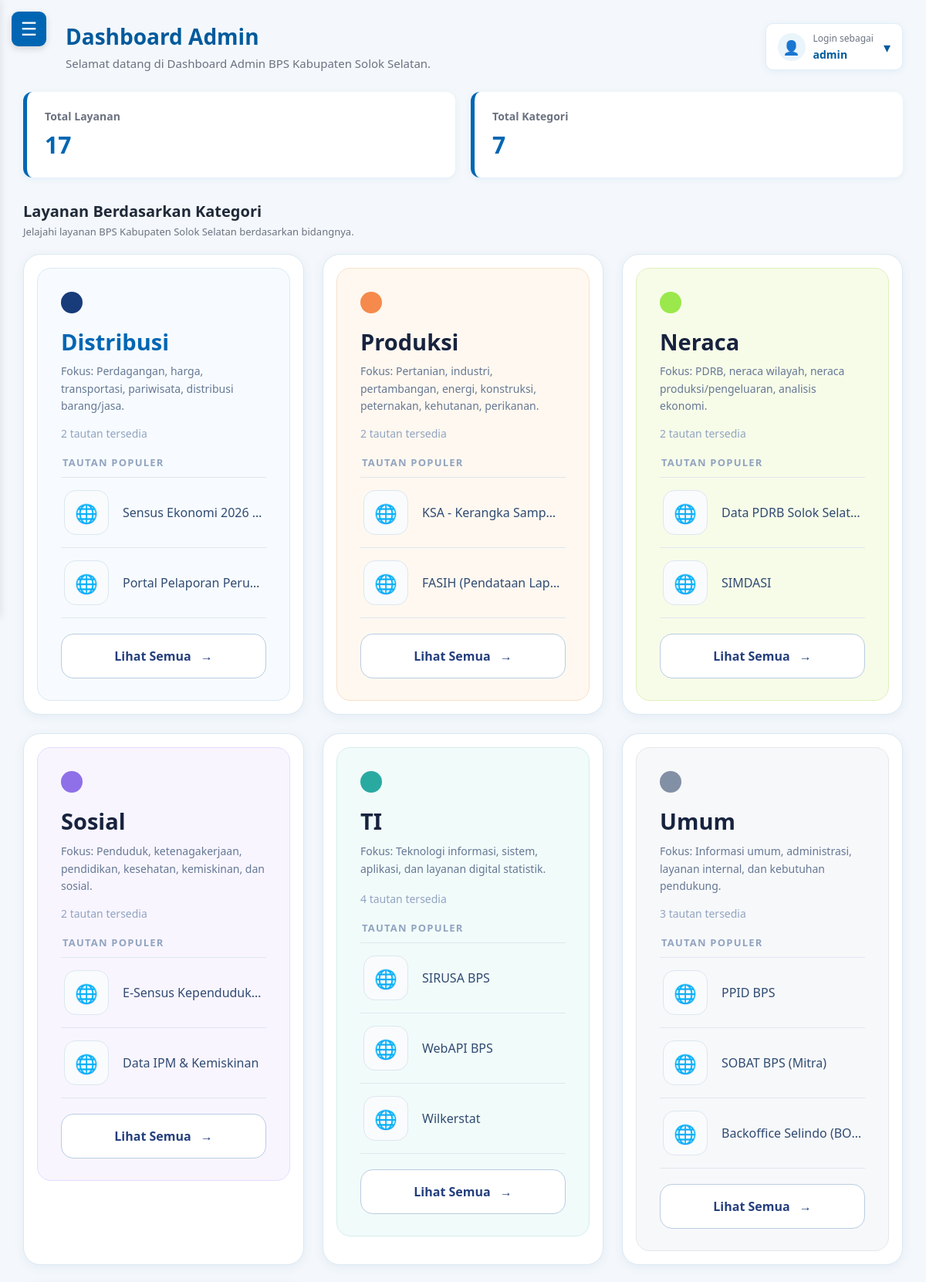
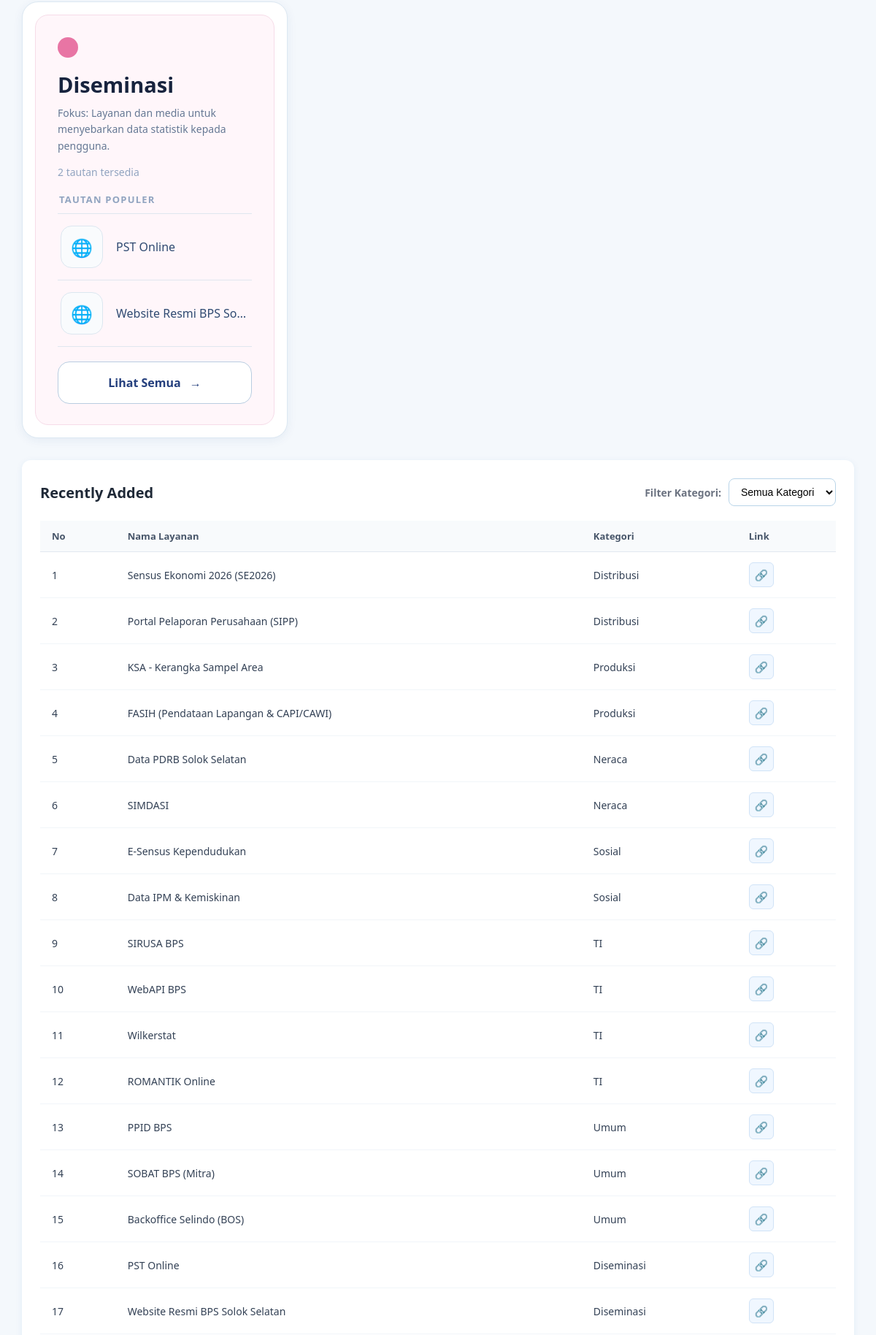
The page /public/index.php (signed in, upper part) on the database its author committed (2 pictures, top to bottom).
### tables this page shows
CREATE TABLE IF NOT EXISTS `kategori` (
  `id_kategori` int(11) NOT NULL AUTO_INCREMENT,
  `nama_kategori` varchar(100) NOT NULL,
  `deskripsi` text DEFAULT NULL,
  PRIMARY KEY (`id_kategori`),
  UNIQUE KEY `idx_nama_kategori` (`nama_kategori`)
);

CREATE TABLE IF NOT EXISTS `layanan` (
  `id_layanan` int(11) NOT NULL AUTO_INCREMENT,
  `id_kategori` int(11) NOT NULL,
  `akses` enum('Internal','Public') NOT NULL DEFAULT 'Public',
  `vpn` enum('Yes','No') NOT NULL DEFAULT 'No',
  `nama_layanan` varchar(200) NOT NULL,
  `deskripsi_layanan` text DEFAULT NULL,
  `url` varchar(500) DEFAULT NULL,
  `logo` varchar(255) DEFAULT NULL,
  `keyword` varchar(255) DEFAULT NULL,
  PRIMARY KEY (`id_layanan`),
  KEY `fk_layanan_kategori` (`id_kategori`),
  CONSTRAINT `fk_layanan_kategori` FOREIGN KEY (`id_kategori`) 
    REFERENCES `kategori` (`id_kategori`) 
    ON DELETE RESTRICT ON UPDATE CASCADE
);

### public/index.php (the view, shortened to what this page needs)
<?php
require_once '../config/config.php';
$admin_username = $_SESSION['admin_username'] ?? 'Admin';
$stmt_layanan = $conn->query("
    SELECT
        l.id_layanan,
        l.id_kategori,
        l.nama_layanan,
        l.url,
        l.logo,
        k.nama_kategori
    FROM layanan l
    LEFT JOIN kategori k
        ON l.id_kategori = k.id_kategori
    ORDER BY l.id_kategori ASC, l.id_layanan DESC
");
$layanan_terbaru = $stmt_layanan->fetchAll(PDO::FETCH_ASSOC);
$total_layanan = count($layanan_terbaru);
$stmt_kategori = $conn->query("
    SELECT
        k.id_kategori,
        k.nama_kategori,
        COUNT(l.id_layanan) AS jumlah_layanan
    FROM kategori k
    LEFT JOIN layanan l
        ON k.id_kategori = l.id_kategori
    GROUP BY
        k.id_kategori,
        k.nama_kategori
    ORDER BY k.id_kategori ASC
");
$data_kategori = $stmt_kategori->fetchAll(PDO::FETCH_ASSOC);
$total_kategori = count($data_kategori);
$deskripsi_kategori = [
    'Distribusi' =>
        'Perdagangan, harga, transportasi, pariwisata, distribusi barang/jasa.',
    'Produksi' =>
        'Pertanian, industri, pertambangan, energi, konstruksi, peternakan, kehutanan, perikanan.',
    'Neraca' =>
        'PDRB, neraca wilayah, neraca produksi/pengeluaran, analisis ekonomi.',
    'Sosial' =>
        'Penduduk, ketenagakerjaan, pendidikan, kesehatan, kemiskinan, dan sosial.',
    'TI' =>
        'Teknologi informasi, sistem, aplikasi, dan layanan digital statistik.',
    'Umum' =>
        'Informasi umum, administrasi, layanan internal, dan kebutuhan pendukung.',
    'Diseminasi' =>
        'Layanan dan media untuk menyebarkan data statistik kepada pengguna.'
];
$kelas_warna = [
    'blue',
    'orange',
    'green',
    'purple',
    'teal',
    'gray',
    'pink'
];
$layanan_per_kategori = [];
foreach ($data_kategori as $kategori) {
    $layanan_per_kategori[
        (int) $kategori['id_kategori']
    ] = [];
}
foreach ($layanan_terbaru as $item) {
    $id_kategori = (int) $item['id_kategori'];
    $layanan_per_kategori[$id_kategori][] = $item;
}
?>
<!DOCTYPE html>
<html lang="id">
<head>
</head>
<body>
<button
    type="button"
    class="mobile-menu-button"
    id="mobileMenuButton"
    onclick="openSidebar()"
    aria-label="Buka menu"
>
    ☰
</button>
<main
    class="main"
    id="mainContent"
>
    <div class="header">
        <div class="header-top">
            <div class="header-left">
                <h1>
                    Dashboard Admin
                </h1>
                <p>
                    Selamat datang di Dashboard Admin BPS Kabupaten Solok Selatan.
                </p>
            </div>
            <div class="admin-dropdown">
                <button
                    type="button"
                    class="admin-status"
                    onclick="toggleAdminMenu()"
                >
                    <div class="admin-icon">
                        👤
                    </div>
                    <div class="admin-info">
                        <span class="admin-label">
                            Login sebagai
                        </span>
                        <span class="admin-name">
                            <?= htmlspecialchars($admin_username); ?>
                        </span>
                    </div>
                    <span class="dropdown-arrow">
                        ▾
                    </span>
                </button>
            </div>
        </div>
    </div>
    <div class="cards">
        <div class="card">
            <h3>
                Total Layanan
            </h3>
            <div class="number">
                <?= $total_layanan; ?>
            </div>
        </div>
        <div class="card">
            <h3>
                Total Kategori
            </h3>
            <div class="number">
                <?= $total_kategori; ?>
            </div>
        </div>
    </div>
    <div class="section-heading">
        <div>
            <h2>
                Layanan Berdasarkan Kategori
            </h2>
            <p>
                Jelajahi layanan BPS Kabupaten Solok Selatan berdasarkan bidangnya.
            </p>
        </div>
    </div>
    <div class="category-grid">
        <?php foreach ($data_kategori as $index => $kategori): ?>
            <?php
            $id =
                (int) $kategori['id_kategori'];
            $nama =
                $kategori['nama_kategori'];
            $items =
                $layanan_per_kategori[$id]
                ?? [];
            $kelas =
                $kelas_warna[
                    $index %
                    count($kelas_warna)
                ];
            $deskripsi =
                $deskripsi_kategori[$nama]
                ??
                'Kumpulan layanan statistik dan informasi BPS berdasarkan kategori ini.';
            ?>
            <article
                class="
                    category-card
                    <?= htmlspecialchars($kelas); ?>
                "
            >
                <div class="category-inner">
                    <div class="category-top">
                        <span
                            class="category-dot"
                        ></span>
                    </div>
                    <div
                        class="
                            category-name
                            <?= htmlspecialchars($kelas); ?>
                        "
                    >
                        <?= htmlspecialchars($nama); ?>
                    </div>
                    <div class="category-focus">
                        Fokus:
                        <?= htmlspecialchars($deskripsi); ?>
                    </div>
                    <div class="category-count">
                        <?= count($items); ?>
                        tautan tersedia
                    </div>
                    <div class="popular-label">
                        Tautan Populer
                    </div>
                    <div class="popular-list">
                        <?php if (!$items): ?>
                            <div class="popular-item">
                                <span class="service-name">
                                    Belum ada layanan.
                                </span>
                            </div>
                        <?php else: ?>
                            <?php
                            foreach (
                                array_slice(
                                    $items,
                                    0,
                                    3
                                )
                                as $item
                            ):
                            ?>
                                <div class="popular-item">
                                    <span class="service-icon">
                                        🌐
                                    </span>
                                    <span class="service-name">
                                        <?= htmlspecialchars(
                                            $item['nama_layanan']
                                        ); ?>
                                    </span>
                                </div>
                            <?php endforeach; ?>
                        <?php endif; ?>
                    </div>
                    <button
                        type="button"
                        class="view-all"
                        onclick="
                            openCategoryModal(
                                <?= $id; ?>
                            )
                        "
                    >
                        Lihat Semua
                        <span>
                            →
                        </span>
                    </button>
                </div>
            </article>
        <?php endforeach; ?>
    </div>
    <div class="table-card">
        <div class="table-header">
            <h2 style="margin: 0; color: #1f2937; font-size: 20px;">Recently Added</h2>
            <div class="filter-container">
                <label for="kategori">
                    Filter Kategori:
                </label>
                <select
                    id="kategori"
                    class="filter-select"
                    onchange="filterKategori(this.value)"
                >
                    <option value="">
                        Semua Kategori
                    </option>
                </select>
            </div>
        </div>
        <?php
        $jumlah_tampil = 0;
        foreach ($layanan_terbaru as $item):
            $jumlah_tampil++;
        endforeach;
        ?>
        <?php if ($jumlah_tampil == 0): ?>
            <div class="empty">
                Tidak ada layanan pada kategori yang dipilih.
            </div>
        <?php else: ?>
            <div class="table-wrapper">
                <table>
                    <thead>
                        <tr>
                            <th>No</th>
                            <th>Nama Layanan</th>
                            <th>Kategori</th>
                            <th>Link</th>
                        </tr>
                    </thead>
                    <tbody>
                    <?php $no = 1; ?>
                    <?php foreach ($layanan_terbaru as $item): ?>
                        <tr>
                            <td>
                                <?= $no++; ?>
                            </td>
                            <td>
                                <?= htmlspecialchars($item['nama_layanan']); ?>
                            </td>
                            <td>
                                <?= htmlspecialchars($item['nama_kategori'] ?? '-'); ?>
                            </td>
                            <td>
                                <?php if (!empty(trim($item['url']))): ?>
                                    <a
                                        href="<?= htmlspecialchars(
                                            trim($item['url']),
                                            ENT_QUOTES,
                                            'UTF-8'
                                        ); ?>"
                                        target="_blank"
                                        rel="noopener noreferrer"
                                        class="link-icon"
                                        title="Buka Website"
                                    >
                                        🔗
                                    </a>
                                <?php endif; ?>
                            </td>
                        </tr>
                    <?php endforeach; ?>
                    </tbody>
                </table>
            </div>
        <?php endif; ?>
    </div>
</main>
</body>
</html>

### rows shown on the page
kategori: nama_kategori "Distribusi", nama_kategori "Perdagangan, harga, transportasi, pariwisata, distribusi barang/jasa.", id_kategori "2"
layanan: nama_layanan "Sensus Ekonomi 2026…", nama_layanan "Sensus Ekonomi 2026 (SE2026)", id_kategori.nama_kategori "Distribusi"
layanan: nama_layanan "Portal Pelaporan Peru…", nama_layanan "Portal Pelaporan Perusahaan (SIPP)", id_kategori.nama_kategori "Distribusi"
kategori: nama_kategori "Produksi", nama_kategori "Pertanian, industri, pertambangan, energi, konstruksi, peternakan, kehutanan, perikanan.", id_kategori "2"
layanan: nama_layanan "KSA - Kerangka Samp…", nama_layanan "KSA - Kerangka Sampel Area", id_kategori.nama_kategori "Produksi"
layanan: nama_layanan "FASIH (Pendataan Lap…", nama_layanan "FASIH (Pendataan Lapangan & CAPI/CAWI)", id_kategori.nama_kategori "Produksi"
kategori: nama_kategori "Neraca", nama_kategori "PDRB, neraca wilayah, neraca produksi/pengeluaran, analisis ekonomi.", id_kategori "2"
layanan: nama_layanan "Data PDRB Solok Selat…", nama_layanan "Data PDRB Solok Selatan", id_kategori.nama_kategori "Neraca"
layanan: nama_layanan "SIMDASI", id_kategori.nama_kategori "Neraca"
kategori: nama_kategori "Sosial", nama_kategori "Penduduk, ketenagakerjaan, pendidikan, kesehatan, kemiskinan, dan sosial.", id_kategori "2"
layanan: nama_layanan "E-Sensus Kependuduk…", nama_layanan "E-Sensus Kependudukan", id_kategori.nama_kategori "Sosial"
layanan: nama_layanan "Data IPM & Kemiskinan", id_kategori.nama_kategori "Sosial"
kategori: nama_kategori "TI", nama_kategori "Teknologi informasi, sistem, aplikasi, dan layanan digital statistik.", id_kategori "4"
layanan: nama_layanan "SIRUSA BPS", id_kategori.nama_kategori "TI"
layanan: nama_layanan "WebAPI BPS", id_kategori.nama_kategori "TI"
layanan: nama_layanan "Wilkerstat", id_kategori.nama_kategori "TI"
kategori: nama_kategori "Umum", nama_kategori "Informasi umum, administrasi, layanan internal, dan kebutuhan pendukung.", id_kategori "3"
layanan: nama_layanan "PPID BPS", id_kategori.nama_kategori "Umum"
layanan: nama_layanan "SOBAT BPS (Mitra)", id_kategori.nama_kategori "Umum"
layanan: nama_layanan "Backoffice Selindo (BOS)", id_kategori.nama_kategori "Umum"
kategori: nama_kategori "Diseminasi", nama_kategori "Layanan dan media untuk menyebarkan data statistik kepada pengguna.", id_kategori "2"
layanan: nama_layanan "PST Online", id_kategori.nama_kategori "Diseminasi"
layanan: nama_layanan "Website Resmi BPS So…", nama_layanan "Website Resmi BPS Solok Selatan", id_kategori.nama_kategori "Diseminasi"
layanan: nama_layanan "ROMANTIK Online", id_kategori.nama_kategori "TI"

### other values the page prints
$admin_username "admin"
$total_layanan "17"
$total_kategori "7"
